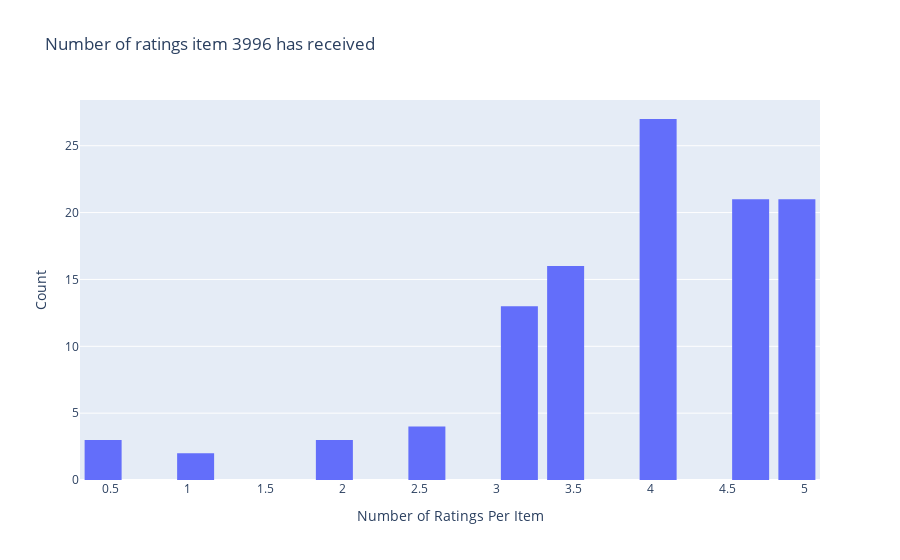

Write notebook code for a chart like this one.
### Code cell
temp = df.loc[df['itemID'] == 3996]['rating']
configure_plotly_browser_state()

# Create trace
trace = go.Histogram(x = temp.values,
                     name = 'Ratings',
                     xbins = dict(start = 0,
                                  end = 5, size=.3))
 # Create layout
layout = go.Layout(title = 'Number of ratings item 3996 has received',
                   xaxis = dict(title = 'Number of Ratings Per Item'),
                   yaxis = dict(title = 'Count'),
                   bargap = 0.2)
# Create plot
fig = go.Figure(data=[trace], layout=layout)
iplot(fig)

### Figure 1 — Plotly figure (JSON) as saved in the notebook; plotly's stock layout.template omitted (floating-point values rounded to 4 significant figures)
{"data": [{"name": "Ratings", "type": "histogram", "x": [4.0, 5.0, 3.5, 4.5, 3.5, 2.5, 5.0, 3.5, 5.0, 4.5, 4.0, 4.5, 3.0, 5.0, 5.0, 3.5, 4.5, 5.0, 4.0, 2.5, 4.0, 4.0, 5.0, 3.0, 5.0, 2.0, 4.5, 3.5, 5.0, 4.0, 4.0, 4.0, 4.5, 3.0, 5.0, 3.0, 4.0, 4.0, 4.5, 4.5, 2.5, 3.0, 2.5, 4.5, 4.0, 4.5, 0.5, 4.5, 5.0, 4.0, 3.0, 4.0, 4.0, 4.0, 4.0, 3.0, 1.0, 4.5, 4.5, 3.5, 3.0, 3.0, 4.0, 3.5, 1.0, 4.5, 3.0, 3.0, 5.0, 4.5, 5.0, 3.5, 3.5, 3.5, 5.0, 3.0, 4.0, 4.0, 4.5, 5.0, 3.0, 3.5, 5.0, 5.0, 5.0, 3.5, 4.0, 4.0, 4.5, 4.5, 4.0, 5.0, 3.5, 0.5, 3.5, 4.5, 4.0, 3.5, 0.5, 4.5, 3.5, 4.5, 4.0, 4.0, 2.0, 5.0, 4.0, 2.0, 4.0, 5.0], "xbins": {"end": 5, "size": 0.3, "start": 0}}], "layout": {"bargap": 0.2, "title": {"text": "Number of ratings item 3996 has received"}, "xaxis": {"title": {"text": "Number of Ratings Per Item"}}, "yaxis": {"title": {"text": "Count"}}}}
